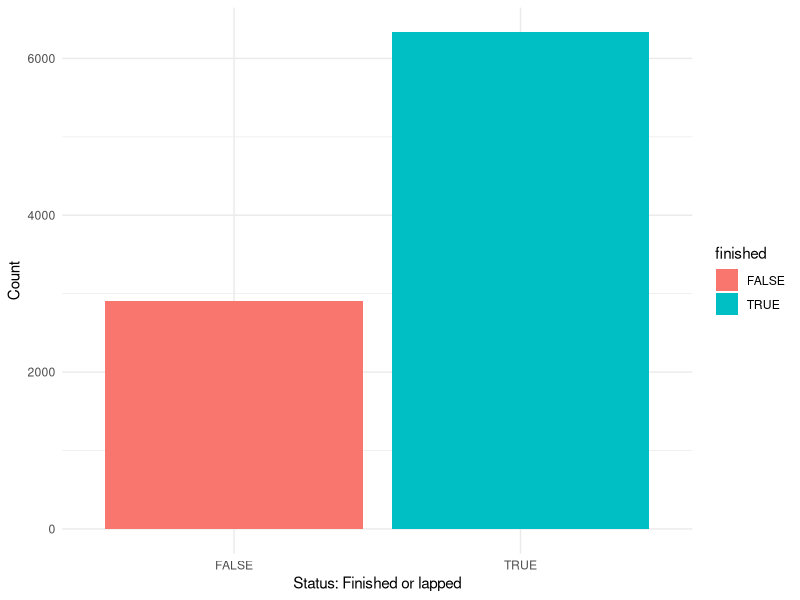
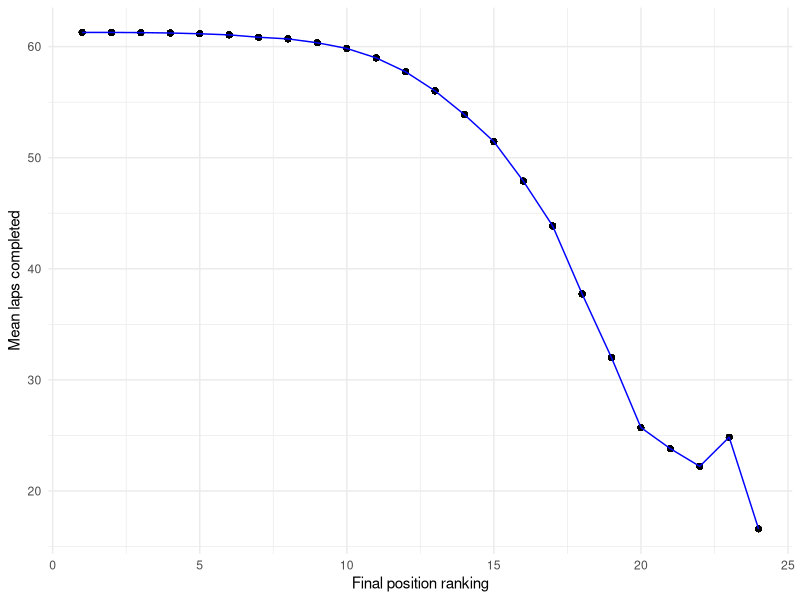
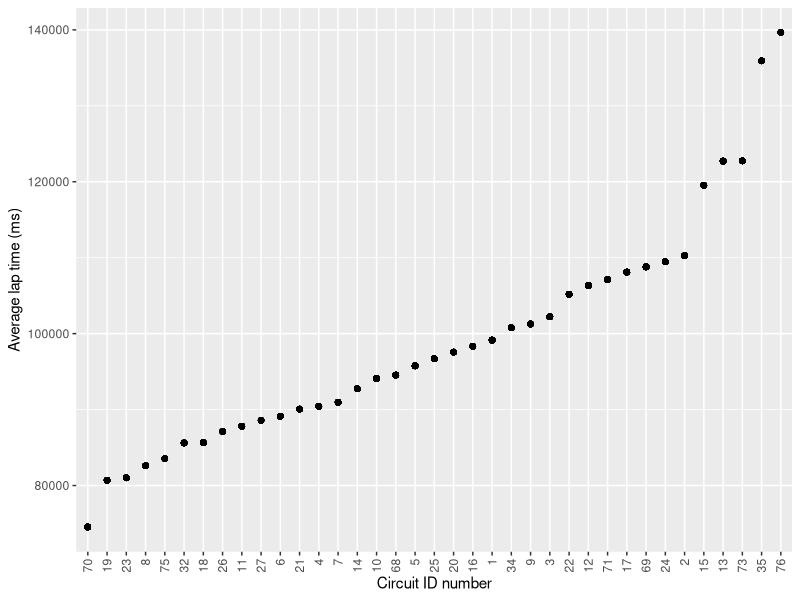
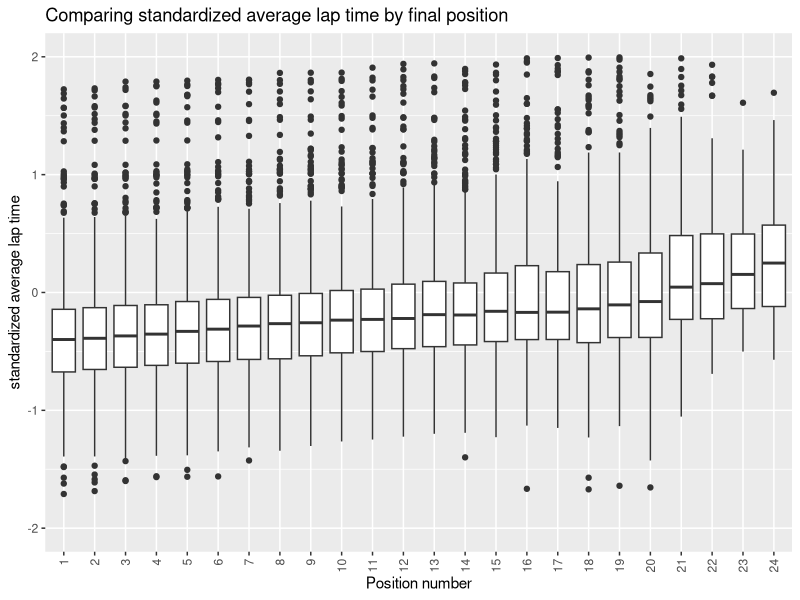
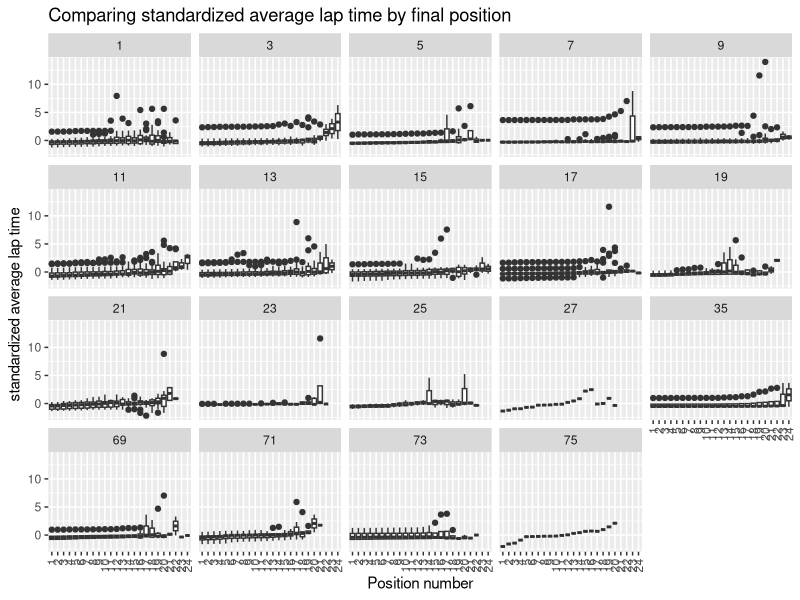
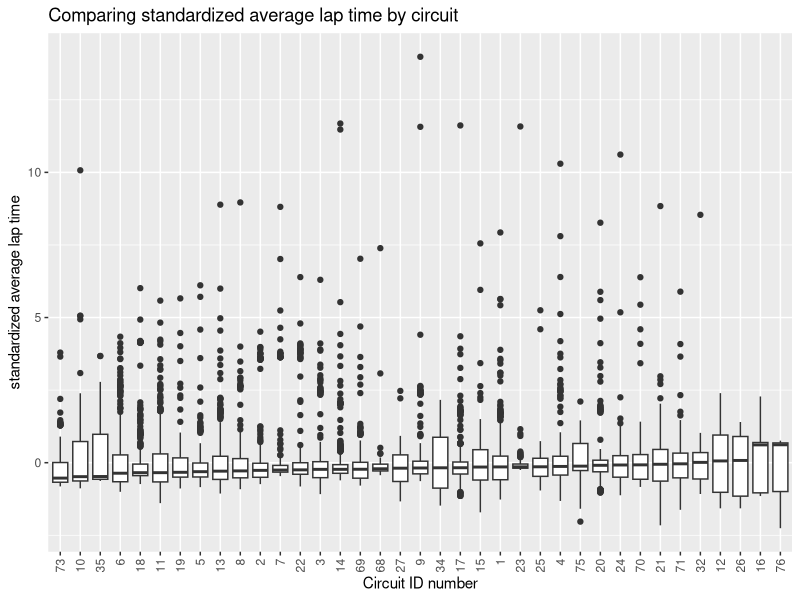
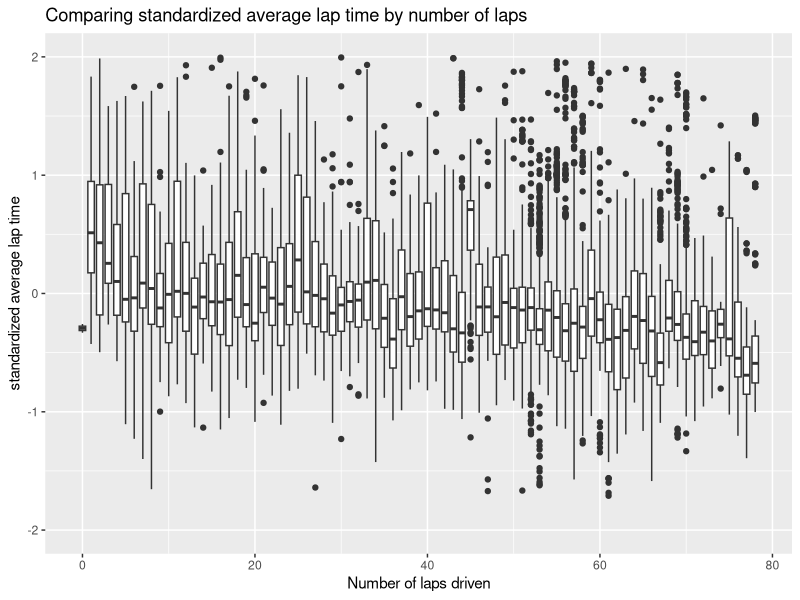

Here is the R script that generated these plots, in order:
## ---- chunk 1
knitr::opts_chunk$set(echo = FALSE)
library(tidyverse)
library(modelr)

df_data <- read_csv("processed_data/std_avg_laptime.csv")
## ---- chunk 2
df_data
## ---- chunk 3
df_data %>% 
  mutate(finished = ((status == "Finished") | !str_detect(status, "\\d "))) %>%
  ggplot(aes(finished, fill = finished)) +
  geom_bar() + 
  labs(
    x = "Status: Finished or lapped",
    y = "Count"
  ) + 
  theme_minimal()

df_data %>% 
  group_by(positionOrder) %>%
  mutate(mean_laps = mean(laps)) %>%
  ungroup() %>%
  ggplot(aes(positionOrder, mean_laps)) +
  geom_point() + 
  labs(
    y = "Mean laps completed",
    x = "Final position ranking"
  ) + 
  theme_minimal() + 
  geom_line(color = "blue")
## ---- chunk 4
df_data %>%
  ggplot(aes(fct_reorder(as.factor(circuitId), circuit_avg_lap), circuit_avg_lap)) + 
  geom_point() +
  theme(axis.text.x = element_text(angle = 90, vjust = 0.5, hjust = 1)) + 
  labs(
    x = "Circuit ID number",
    y = "Average lap time (ms)"
  )
## ---- chunk 5
df_data %>%
  ggplot(aes(as.factor(positionOrder), std_avg_lap)) +
  geom_boxplot() + 
  labs(
    x = "Position number",
    y = "standardized average lap time",
    title = "Comparing standardized average lap time by final position"
  ) + 
  theme(axis.text.x = element_text(angle = 90, vjust = 0.5, hjust = 1)) + 
  ylim(-2, 2)

df_data %>%
  filter(circuitId %% 2 == 1) %>%
  ggplot(aes(as.factor(positionOrder), std_avg_lap)) +
  geom_boxplot() + 
  facet_wrap(vars(circuitId)) +
  labs(
    x = "Position number",
    y = "standardized average lap time",
    title = "Comparing standardized average lap time by final position"
  ) + 
  theme(axis.text.x = element_text(angle = 90, vjust = 0.5, hjust = 1))
## ---- chunk 6
df_data %>%
  ggplot(aes(fct_reorder(as.factor(circuitId), std_avg_lap), std_avg_lap)) +
  geom_boxplot() + 
  labs(
    x = "Circuit ID number",
    y = "standardized average lap time",
    title = "Comparing standardized average lap time by circuit"
  ) + 
  theme(axis.text.x = element_text(angle = 90, vjust = 0.5, hjust = 1))
#+ 
#  ylim(-2, 2)

df_data %>%
  ggplot(aes(laps, std_avg_lap, group = laps)) +
  geom_boxplot() + 
  labs(
    x = "Number of laps driven",
    y = "standardized average lap time",
    title = "Comparing standardized average lap time by number of laps"
  ) + 
  ylim(-2, 2)
